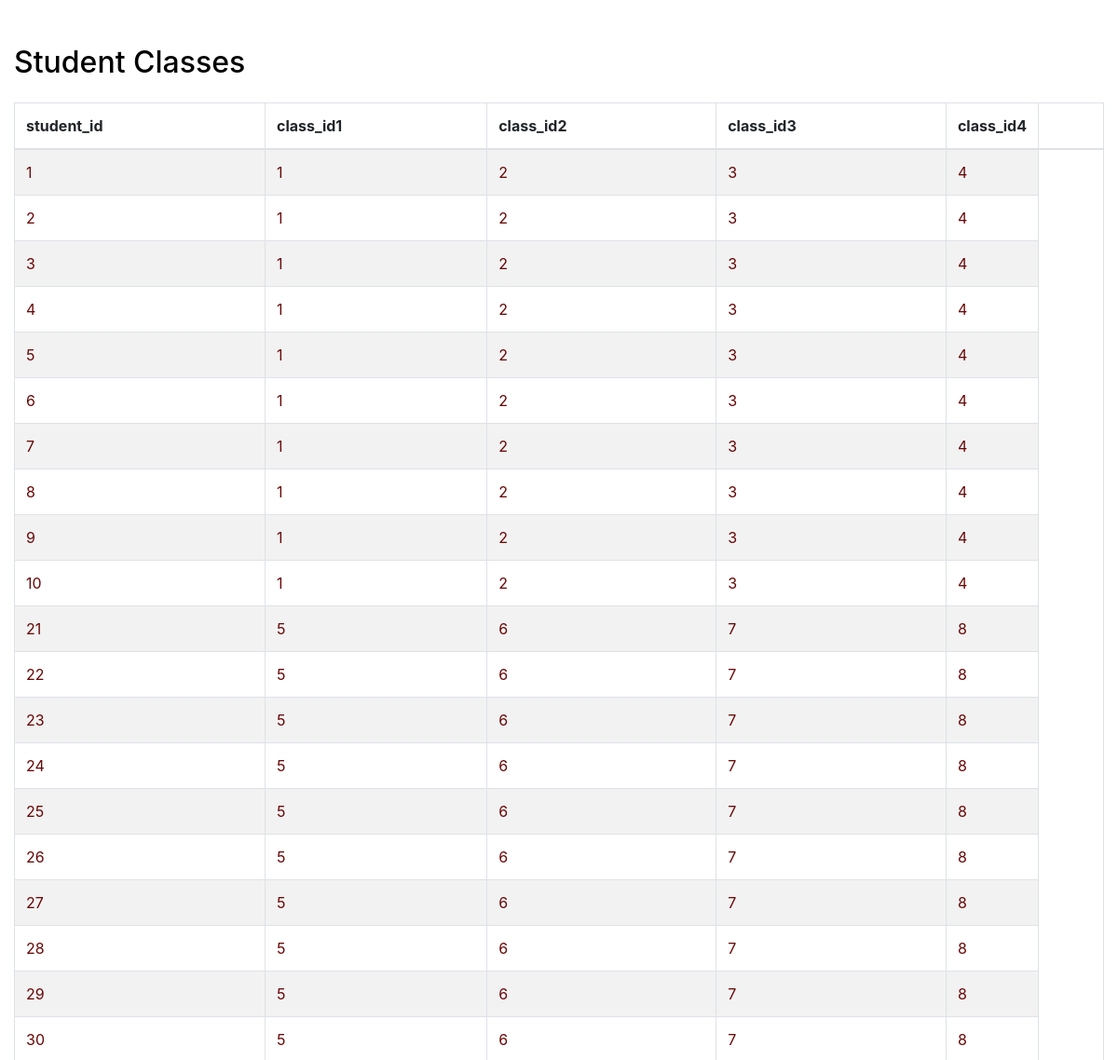
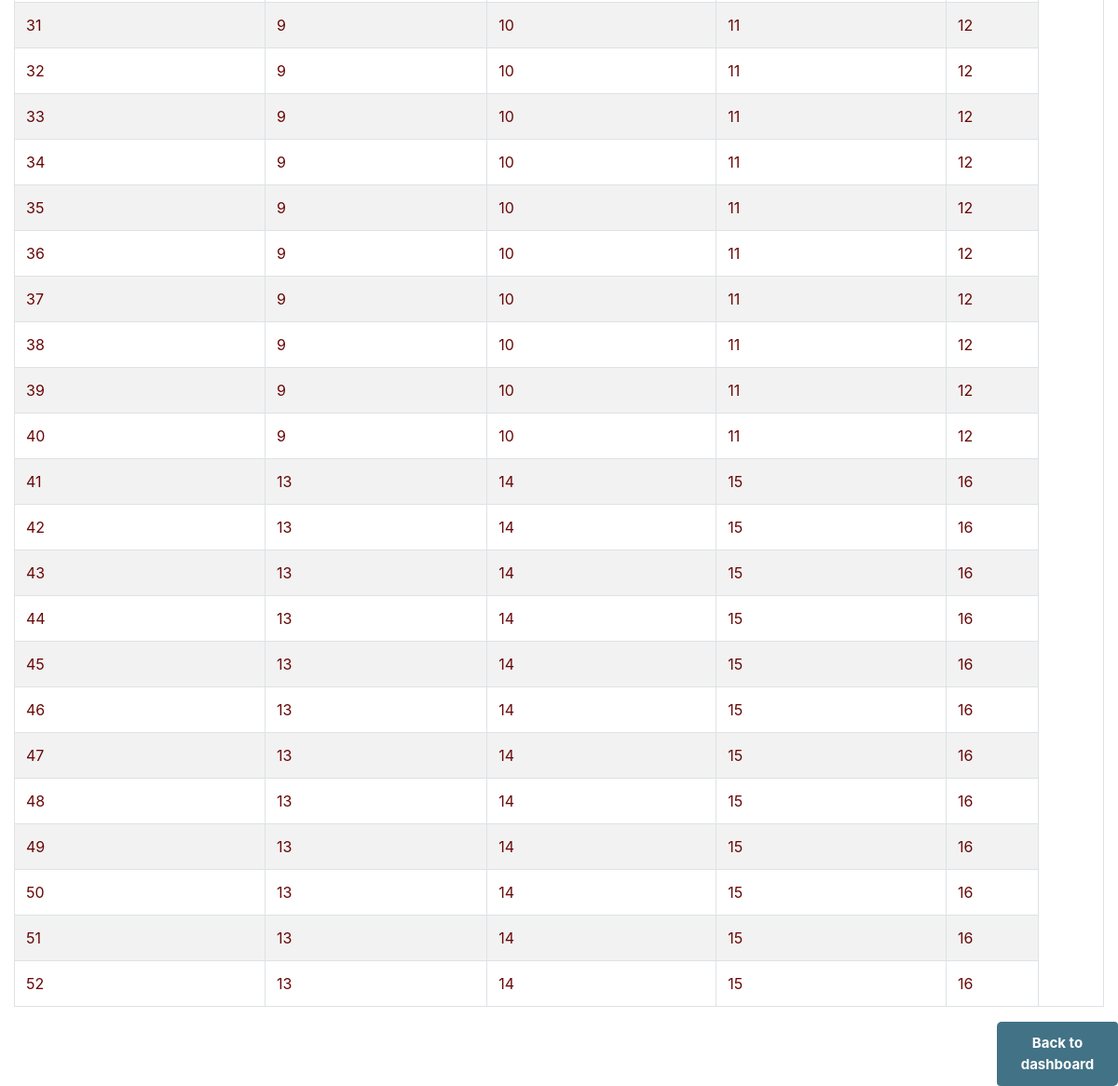
/Studentviewclass.php, run on the app's committed database (2 pictures, top to bottom).
### tables this page shows
CREATE TABLE `studentclasses` (
  `student_id` int(11) DEFAULT NULL,
  `class_id1` int(11) DEFAULT NULL,
  `class_id2` int(11) DEFAULT NULL,
  `class_id3` int(11) DEFAULT NULL,
  `class_id4` int(11) DEFAULT NULL
);

### Studentviewclass.php (the view, shortened to what this page needs)
<!DOCTYPE html>
<html lang="en">
<head>
    <link rel="stylesheet" href="https://stackpath.bootstrapcdn.com/bootstrap/4.5.2/css/bootstrap.min.css">
    <link rel="stylesheet" href="https://maxcdn.bootstrapcdn.com/font-awesome/4.7.0/css/font-awesome.min.css">
</head>
<body>
    <div class="wrapper">
        <div class="container-fluid">
            <div class="row">
                <div class="col-md-12">
                    <div class="mt-5 mb-3 clearfix">
                        <h2 class="pull-left" style= "color: black;">Student Classes </h2>
                    </div>
                    <?php
                    require_once 'dbconn.php';
                    $sql = 'SELECT * FROM studentclasses';
                    if ($result = mysqli_query($link, $sql)) {
                        if (mysqli_num_rows($result) > 0) {
                            echo '<table class="table table-bordered table-striped">';
                            echo '<thead>';
                            echo '<tr>';
                            echo '<th>student_id</th>';
                            echo '<th>class_id1</th>';
                            echo '<th>class_id2</th>';
                            echo '<th>class_id3</th>';
                            echo '<th>class_id4</th>';
                            echo '<td>';
                            echo '</td>';
                            echo '</tr>';
                            echo '</thead>';
                            echo '<tbody>';
                            while ($row = mysqli_fetch_array($result)) {
                                echo '<tr>';
                                echo '<td>' . $row['student_id'] . '</td>';
                                echo '<td>' . $row['class_id1'] . '</td>';
                                echo '<td>' . $row['class_id2'] . '</td>';
                                echo '<td>' . $row['class_id3'] . '</td>';
                                echo '<td>' . $row['class_id4'] . '</td>';
                                echo '</tr>';
                            }
                            echo '</tbody>';
                            echo '</table>';
                        } else {
                            echo '<div class="alert alert-danger"><em>No records were found.</em></div>';
                        }
                    } else {
                        echo 'Oops! Something went wrong. Please try again later.';
                    }
                    ?>
                </div>
            </div>
        </div>
    </div>
    <form class=" pull-right" action="Studentdashboard.php" method="post">
    <button  class="btn btn-outline-success my-2 my-sm-0" type="submit" style= "padding: 12px;  background: #427285;
        border-top-left-radius: 5px;
            border-bottom-right-radius: 5px;
            width: 130px;
            border: none;
            margin: 6px 0 50px 0px;
            cursor: pointer;
            color: #fff;
            font-weight: 700;
             font-size: 15px;" >Back to dashboard</button>
 </form>
</body>
</html>

### Studentviewclass.php (style rules this page uses)
.wrapper { color:rgb(104,7,7) }
table tr td { color:rgb(104,7,7) }
table tr td:last-child { width: 70px; }

### data on the page
studentclasses: student_id "1", class_id1 "1", class_id2 "2", class_id3 "3", class_id4 "4"
studentclasses: student_id "2", class_id1 "1", class_id2 "2", class_id3 "3", class_id4 "4"
studentclasses: student_id "3", class_id1 "1", class_id2 "2", class_id3 "3", class_id4 "4"
studentclasses: student_id "4", class_id1 "1", class_id2 "2", class_id3 "3", class_id4 "4"
studentclasses: student_id "5", class_id1 "1", class_id2 "2", class_id3 "3", class_id4 "4"
studentclasses: student_id "6", class_id1 "1", class_id2 "2", class_id3 "3", class_id4 "4"
studentclasses: student_id "7", class_id1 "1", class_id2 "2", class_id3 "3", class_id4 "4"
studentclasses: student_id "8", class_id1 "1", class_id2 "2", class_id3 "3", class_id4 "4"
studentclasses: student_id "9", class_id1 "1", class_id2 "2", class_id3 "3", class_id4 "4"
studentclasses: student_id "10", class_id1 "1", class_id2 "2", class_id3 "3", class_id4 "4"
studentclasses: student_id "21", class_id1 "5", class_id2 "6", class_id3 "7", class_id4 "8"
studentclasses: student_id "22", class_id1 "5", class_id2 "6", class_id3 "7", class_id4 "8"
studentclasses: student_id "23", class_id1 "5", class_id2 "6", class_id3 "7", class_id4 "8"
studentclasses: student_id "24", class_id1 "5", class_id2 "6", class_id3 "7", class_id4 "8"
studentclasses: student_id "25", class_id1 "5", class_id2 "6", class_id3 "7", class_id4 "8"
studentclasses: student_id "26", class_id1 "5", class_id2 "6", class_id3 "7", class_id4 "8"
studentclasses: student_id "27", class_id1 "5", class_id2 "6", class_id3 "7", class_id4 "8"
studentclasses: student_id "28", class_id1 "5", class_id2 "6", class_id3 "7", class_id4 "8"
studentclasses: student_id "29", class_id1 "5", class_id2 "6", class_id3 "7", class_id4 "8"
studentclasses: student_id "30", class_id1 "5", class_id2 "6", class_id3 "7", class_id4 "8"
studentclasses: student_id "31", class_id1 "9", class_id2 "10", class_id3 "11", class_id4 "12"
studentclasses: student_id "32", class_id1 "9", class_id2 "10", class_id3 "11", class_id4 "12"
studentclasses: student_id "33", class_id1 "9", class_id2 "10", class_id3 "11", class_id4 "12"
studentclasses: student_id "34", class_id1 "9", class_id2 "10", class_id3 "11", class_id4 "12"
studentclasses: student_id "35", class_id1 "9", class_id2 "10", class_id3 "11", class_id4 "12"
studentclasses: student_id "36", class_id1 "9", class_id2 "10", class_id3 "11", class_id4 "12"
studentclasses: student_id "37", class_id1 "9", class_id2 "10", class_id3 "11", class_id4 "12"
studentclasses: student_id "38", class_id1 "9", class_id2 "10", class_id3 "11", class_id4 "12"
studentclasses: student_id "39", class_id1 "9", class_id2 "10", class_id3 "11", class_id4 "12"
studentclasses: student_id "40", class_id1 "9", class_id2 "10", class_id3 "11", class_id4 "12"
studentclasses: student_id "41", class_id1 "13", class_id2 "14", class_id3 "15", class_id4 "16"
studentclasses: student_id "42", class_id1 "13", class_id2 "14", class_id3 "15", class_id4 "16"
studentclasses: student_id "43", class_id1 "13", class_id2 "14", class_id3 "15", class_id4 "16"
studentclasses: student_id "44", class_id1 "13", class_id2 "14", class_id3 "15", class_id4 "16"
studentclasses: student_id "45", class_id1 "13", class_id2 "14", class_id3 "15", class_id4 "16"
studentclasses: student_id "46", class_id1 "13", class_id2 "14", class_id3 "15", class_id4 "16"
studentclasses: student_id "47", class_id1 "13", class_id2 "14", class_id3 "15", class_id4 "16"
studentclasses: student_id "48", class_id1 "13", class_id2 "14", class_id3 "15", class_id4 "16"
studentclasses: student_id "49", class_id1 "13", class_id2 "14", class_id3 "15", class_id4 "16"
studentclasses: student_id "50", class_id1 "13", class_id2 "14", class_id3 "15", class_id4 "16"
studentclasses: student_id "51", class_id1 "13", class_id2 "14", class_id3 "15", class_id4 "16"
studentclasses: student_id "52", class_id1 "13", class_id2 "14", class_id3 "15", class_id4 "16"
